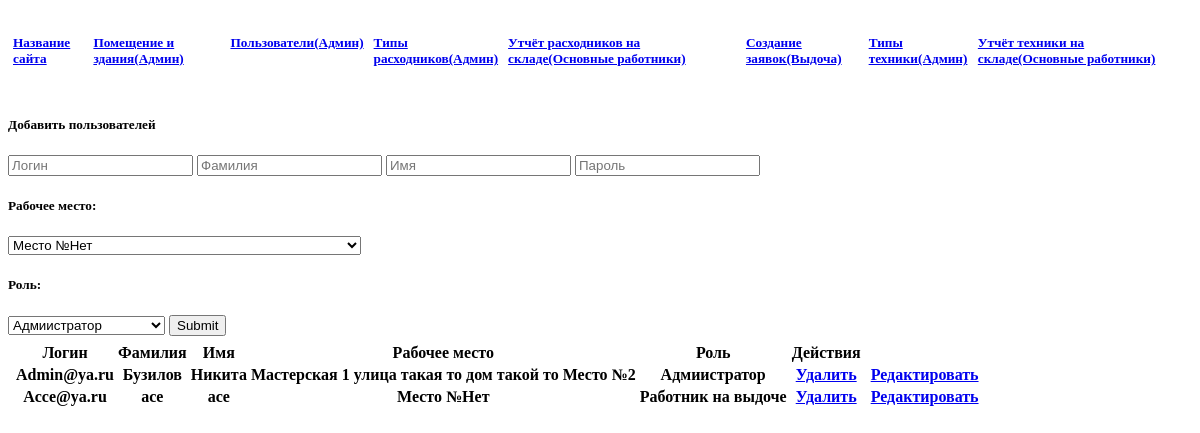
/add_user.php, run on the app's committed database.
### tables this page shows
CREATE TABLE `users` (
  `id` int NOT NULL,
  `login` varchar(50) NOT NULL,
  `name` varchar(50) NOT NULL,
  `surname` varchar(50) NOT NULL,
  `role` int NOT NULL,
  `jobs_id` int NOT NULL,
  `password` varchar(50) NOT NULL
);

CREATE TABLE `Workshops` (
  `id` int NOT NULL,
  `image` varchar(255) NOT NULL,
  `name` varchar(50) NOT NULL,
  `address` varchar(50) NOT NULL
);

CREATE TABLE `Jobs` (
  `id` int NOT NULL,
  `name` varchar(50) NOT NULL,
  `id_w_shop` int DEFAULT NULL
);

### add_user.php (the view, shortened to what this page needs)
<?php
require_once 'view/header.html';
?>
<h5>Добавить пользователей</h5>
<form method="POST" action="controller/add_user.php" enctype="multipart/form-data">
	<input type="email" name="login" placeholder="Логин">
	<input type="text" name="surname" placeholder="Фамилия">
	<input type="text" name="name" placeholder="Имя">
	<input type="password" name="password" placeholder="Пароль">
	<label for="jobs"><h5>Рабочее место:</h5></label>
	<select name="jobs">
	<?php
	$jobs_sql="SELECT * FROM `Jobs`";
	$run_jobs_sql=mysqli_query($con, $jobs_sql);
	while ($row_jobs = mysqli_fetch_array($run_jobs_sql)) {
		$id=$row_jobs['id'];
		$name=$row_jobs['name'];
		$id_w_shop=$row_jobs['id_w_shop'];
		$jobs_ws_sql="SELECT * FROM `Workshops` WHERE `id`='$id_w_shop'";
		$run_jobs_ws_sql=mysqli_query($con, $jobs_ws_sql);
		$row_jobs_ws = mysqli_fetch_array($run_jobs_ws_sql);
		$name_jobs_ws=$row_jobs_ws['name'];
		$address_jobs_ws=$row_jobs_ws['address'];
		echo "<option value='$id'><h5>$name_jobs_ws $address_jobs_ws Место №$name</h5></option>";
	}
	?>
	</select>
	<label for="role"><h5>Роль:</h5></label>
	<select name="role">
	<option value='1'><h5>Адмиистратор</h5></option>
	</select>
	<input type="submit" name="reg">
</form>
<table>
	<tr>
		<th>Логин</th>
		<th>Фамилия</th>
		<th>Имя</th>
		<th>Рабочее место</th>
		<th>Роль</th>
		<th>Действия</th>
	</tr>
	<?php
	$sql_user = "SELECT * FROM `users`";
	$run_sql_user = mysqli_query($con, $sql_user);
	while ($row_user = mysqli_fetch_array($run_sql_user)) {
		$id_user=$row_user['id'];
		$login_user=$row_user['login'];
		$surname_user=$row_user['surname'];
		$name_user=$row_user['name'];
		$jobs_user=$row_user['jobs_id'];
		$role_user=$row_user['role'];
		if ($role_user == '1') {$role_user = 'Адмиистратор';}
		if ($role_user == '9') {$role_user = 'Работник на выдоче';}
		$sql_jobs = "SELECT * FROM `Jobs` WHERE `id`='$jobs_user'";
		$run_sql_jobs = mysqli_query($con, $sql_jobs);
		$row_jobs = mysqli_fetch_array($run_sql_jobs);
		$name_jobs=$row_jobs['name'];
		$id_w_shop=$row_jobs['id_w_shop'];
		$jobs_ws_sql="SELECT * FROM `Workshops` WHERE `id`='$id_w_shop'";
		$run_jobs_ws_sql=mysqli_query($con, $jobs_ws_sql);
		$row_jobs_ws = mysqli_fetch_array($run_jobs_ws_sql);
		$name_jobs_ws=$row_jobs_ws['name'];
		$address_jobs_ws=$row_jobs_ws['address'];
		echo "
		<tr>
			<th>$login_user</th>
			<th>$surname_user</th>
			<th>$name_user</th>
			<th>$name_jobs_ws $address_jobs_ws Место №$name_jobs</th>
			<th>$role_user</th>
			<th><a href='controller/user_dell.php?id=$id_user'>Удалить</a></th>
			<th><a href='user_edit.php?id=$id_user'>Редактировать</a></th>
		</tr>
		";
	}
	?>
</table>

### assets/style/style.css (style rules this page uses)
header { display: flex; }
a { margin: 5px; }
.but_logo { display: flex; }
.but_head { display: flex; }
table { display: flex; margin: 5px; }
input { white-space: pre; }

### data on the page
users: login "Admin@ya.ru", surname "Бузилов", name "Никита", workshops.name "Мастерская 1", workshops.address "улица такая то дом такой то", jobs.name "2", role "Адмиистратор"
users: login "Acce@ya.ru", surname "ace", name "ace", jobs.name "Нет", role "Работник на выдоче"
